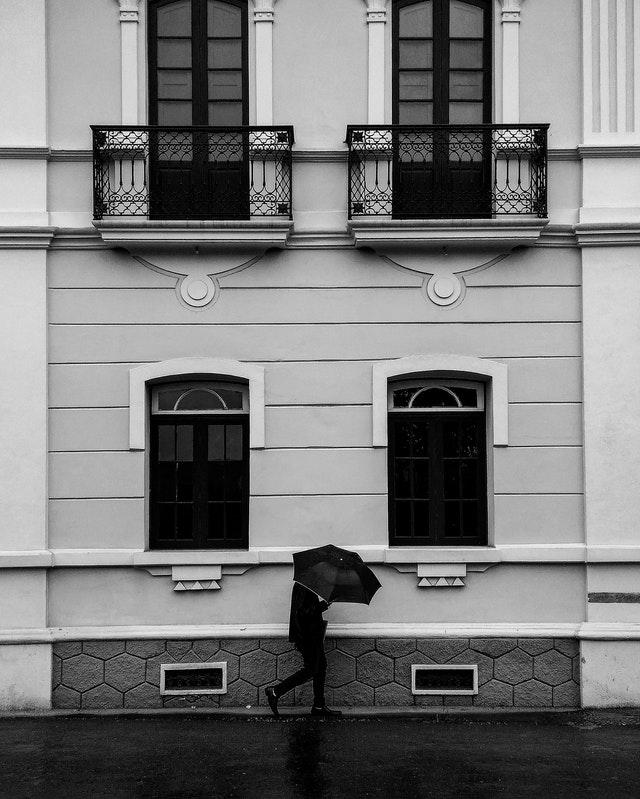
#> input picture walking.jpg, 640 x 799 px
$ python hist.py
#> lines starting #> are read from the running program, lines starting #| are printed output that depends on the picture
from skimage.io import imread, imshow, imsave
from matplotlib import pyplot as plt
import numpy as np

def cdff(hist):
    #pdf = hist / sum(hist)
    return np.cumsum(hist)

def equalization(cdf, M, N):
    min = cdf.min()
    return (((cdf - min)/((M * N) - min)) * 255).astype("int")


im = imread("walking.jpg")
#> im is the input picture: shape (799, 640); min 0, max 255, mean 121.2

int_v = [i for i in range(256)]
h = [ (im==v).sum() for v in int_v]  # iterar sobre valores posibles, no indices
#> h = 256 values, max 11794 at index 0, min 3 at index 251, mean 1997.5
cdf = cdff(h)
#> cdf = 256 values from 11794 to 511360
eq_h = equalization(cdf, im.shape[0], im.shape[1])
#> in equalization, `min = cdf.min()`: min = 11794
#> eq_h = 256 values from 0 to 255
eq_cdf = cdff(eq_h)
#> eq_cdf = 256 values from 0 to 33515

n_im = np.reshape(eq_h[im.flatten()], newshape=im.shape)
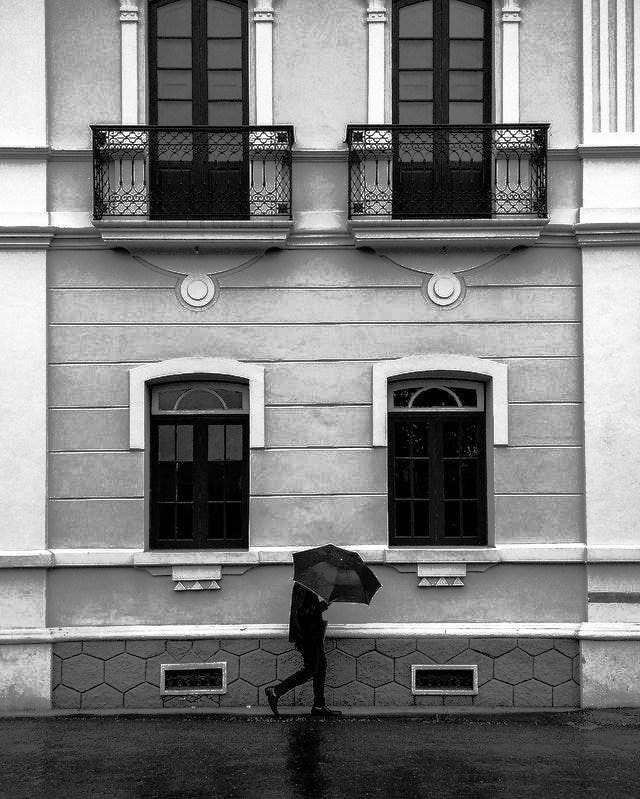
#> n_im: shape (799, 640) int64; min 0, max 255, mean 125

fig1, (ax1, ax2) =plt.subplots(2, 1, sharex = True, figsize=(6, 4))
ax1.bar(int_v,h)
ax2.plot(int_v,cdf)
ax1.set_ylabel('Frequency of values')
ax2.set_ylabel('Cumulative frequency')
ax2.set_xlabel('Intensity value')
ax1.set_title('Initial histogram')
fig2, (ax3, ax4) =plt.subplots(2, 1, sharex = True, figsize=(6, 4))
ax3.bar(int_v,eq_h)
ax4.plot(int_v, eq_cdf)
ax3.set_ylabel('Frequency of values')
ax4.set_ylabel('Cumulative frequency')
ax4.set_xlabel('Intensity value')
ax3.set_title('Equalized histogram')
fig3, (ax5, ax6) =plt.subplots(1, 2, figsize=(6, 4))
#plt.title(im.shape)
ax5.imshow(im,  cmap='gray')
ax6.imshow(n_im,  cmap='gray')
ax5.axis("off")
ax5.title.set_text('OG Pic')
ax6.axis("off")
ax6.title.set_text('Eq Pic')
plt.tight_layout()
plt.show()
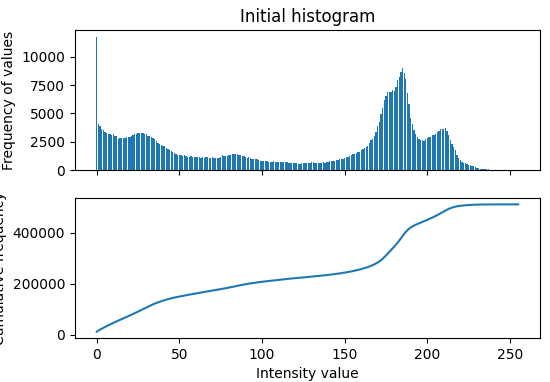
#> figure drawn by matplotlib, 2 panels; panel 2: curve peaks at x = 255, y = 511360
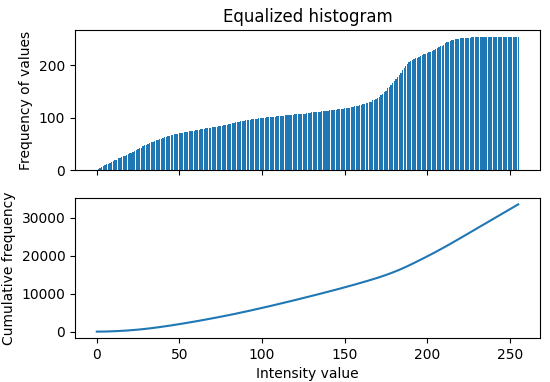
#> figure drawn by matplotlib, 2 panels; panel 2: curve peaks at x = 255, y = 33515
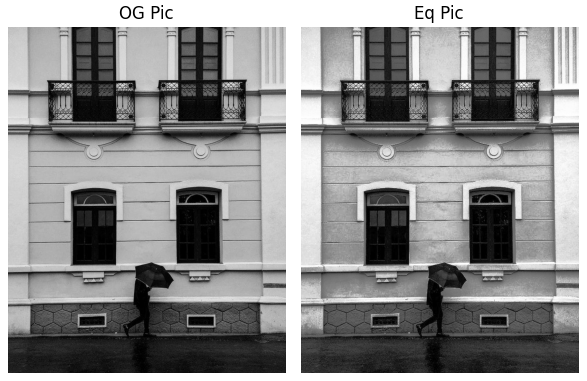
#> figure drawn by matplotlib, 2 panels

$ run again, with inv.jpg copied over walking.jpg
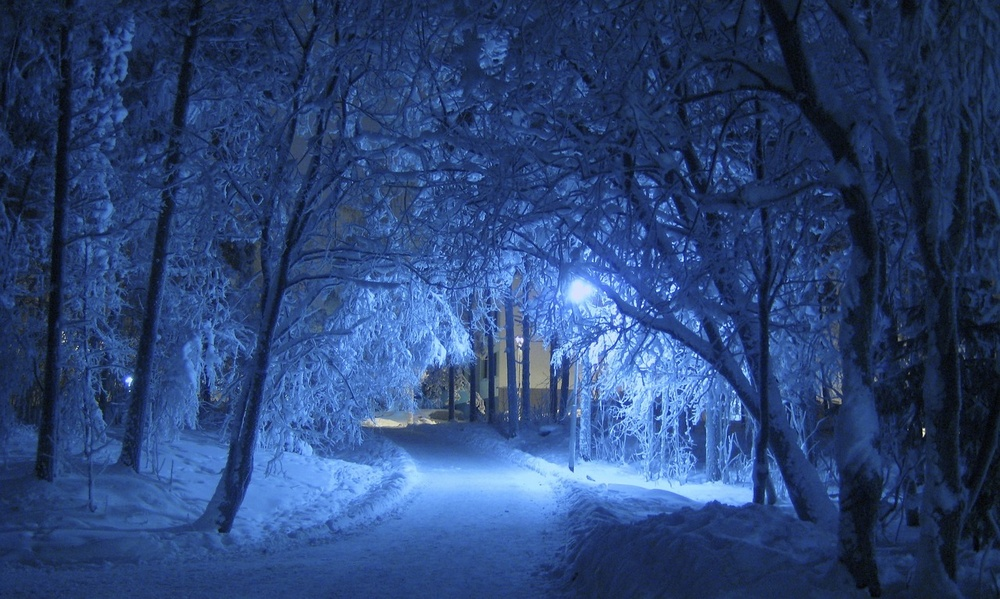
#> input picture inv.jpg, 1000 x 599 px, shrunk from 1280 x 767 before the run
#> im is the input picture: shape (599, 1000, 3); mean R, G, B 43.4, 68.8, 118.2
#> h = 256 values, max 22722 at index 30, min 85 at index 1, mean 7019.5
#> cdf = 256 values from 119 to 1797000
#> min = 119
#> eq_h = 256 values from 0 to 765
#> eq_cdf = 256 values from 0 to 136988
#> `n_im = np.reshape(eq_h[im.flatten()], newshape=im.shape)`:
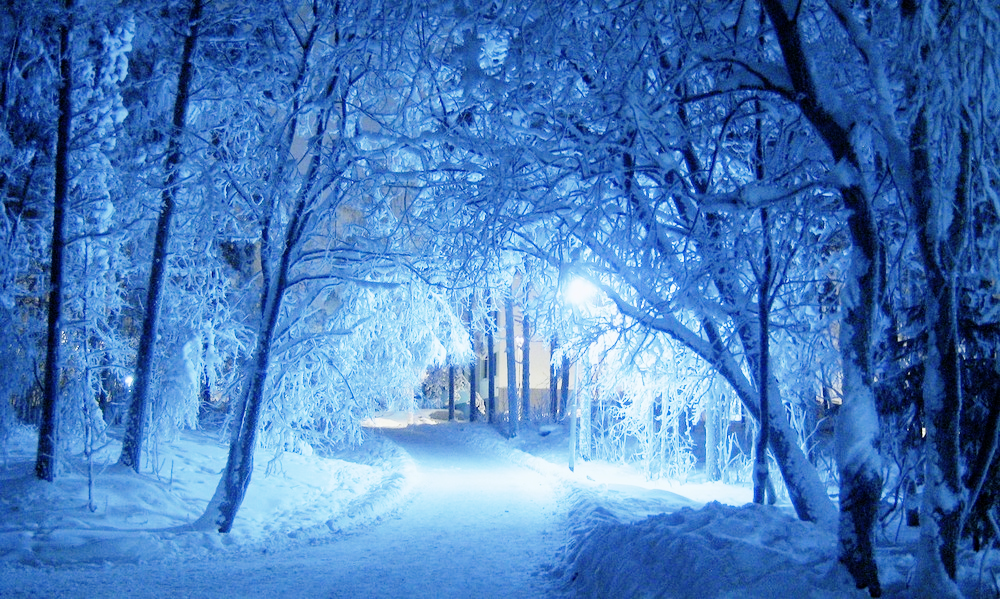
#> n_im: shape (599, 1000, 3) int64; mean R, G, B 220.7, 371.9, 561.8; drawn with min black and max white
#> `plt.show()`:
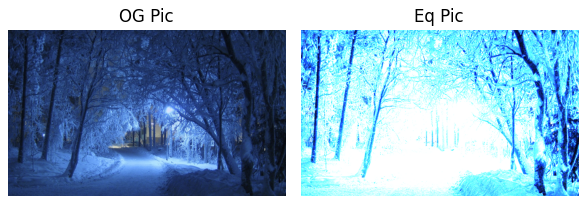
#> figure drawn by matplotlib, 2 panels

$ run again, with ver.jpg copied over walking.jpg
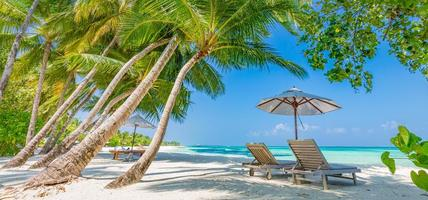
#> input picture ver.jpg, 428 x 200 px
#> im is the input picture: shape (200, 428, 3); mean R, G, B 120.9, 149.1, 126.5
#> h = 256 values, max 2706 at index 0, min 93 at index 254, mean 1003.1
#> cdf = 256 values from 2706 to 256800
#> min = 2706
#> eq_h = 256 values from 0 to 781
#> eq_cdf = 256 values from 0 to 95545
#> `n_im = np.reshape(eq_h[im.flatten()], newshape=im.shape)`:
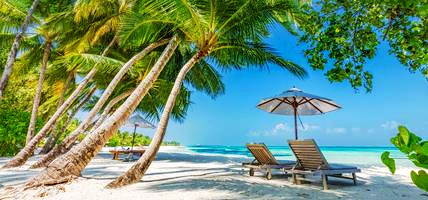
#> n_im: shape (200, 428, 3) int64; mean R, G, B 338.8, 452.5, 372.8; drawn with min black and max white
#> `plt.show()`:
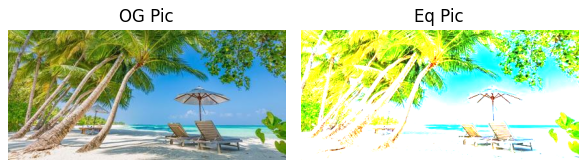
#> figure drawn by matplotlib, 2 panels
